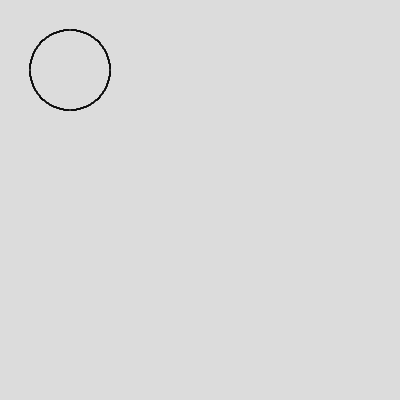
Frame 1 (no input)
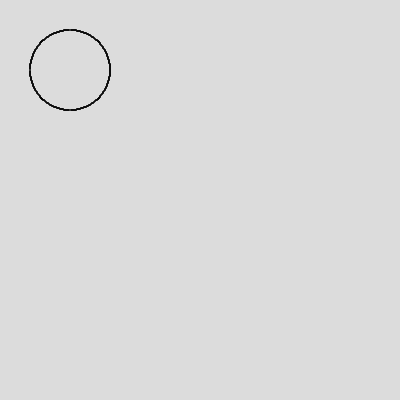
Frame 60 (no input)
Frame 120 (the mouse pressed at the canvas centre since frame 60): identical to frame 60, image omitted

The p5.js sketch that drew these frames (run headless with seeded random() and noise() and a simulated clock; from frame 60 on, the mouse is pressed at the canvas centre):

// p5.js sketch
// ── sketch.js
function setup() {
  createCanvas(400, 400);
}

function draw() {
  background(220);
  mless(70,70,40);
}

function mless(xc,yc, r){
  x = r;
  y = 0;
  point(x+xc, y+yc);
  pk = 1 - r;
  while(x>y){
    if(pk<0){
      x = x;
      y = y + 1;
      pk = pk + 2*y + 1;
        strokeWeight(2);
        xp = x + xc;
        yp = y +yc ;
        point(xp,yp);
        symmetricPoint(xc, yc, x,y);
    }
    else{
      x = x - 1;
      y = y + 1;
      pk = pk + 2*y -2*x +1 ;
        strokeWeight(2);
        xp = x + xc;
        yp = y +yc ;
        point(xp,yp);
        symmetricPoint(xc, yc, x,y);
    }
  }
}

function symmetricPoint(xc, yc, x,y){
  point(x+xc, -y+yc);
  point(-x+xc, y+yc);
  point(-x+xc, -y+yc);
  point(y+yc, x+xc);
  point(y+yc, -x+xc);
  point(-y+yc, x+xc);
  point(-y+yc, -x+xc);  
}
